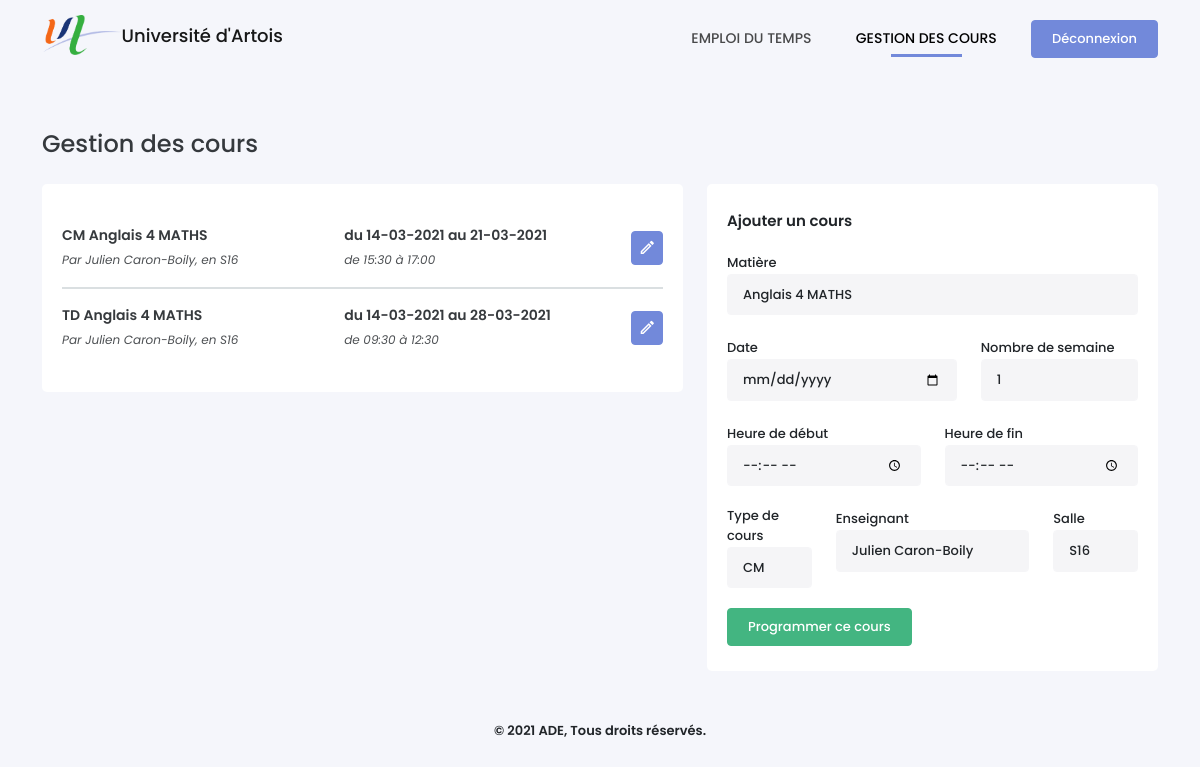
Page /gestion.php (signed in) on the earlier database version.
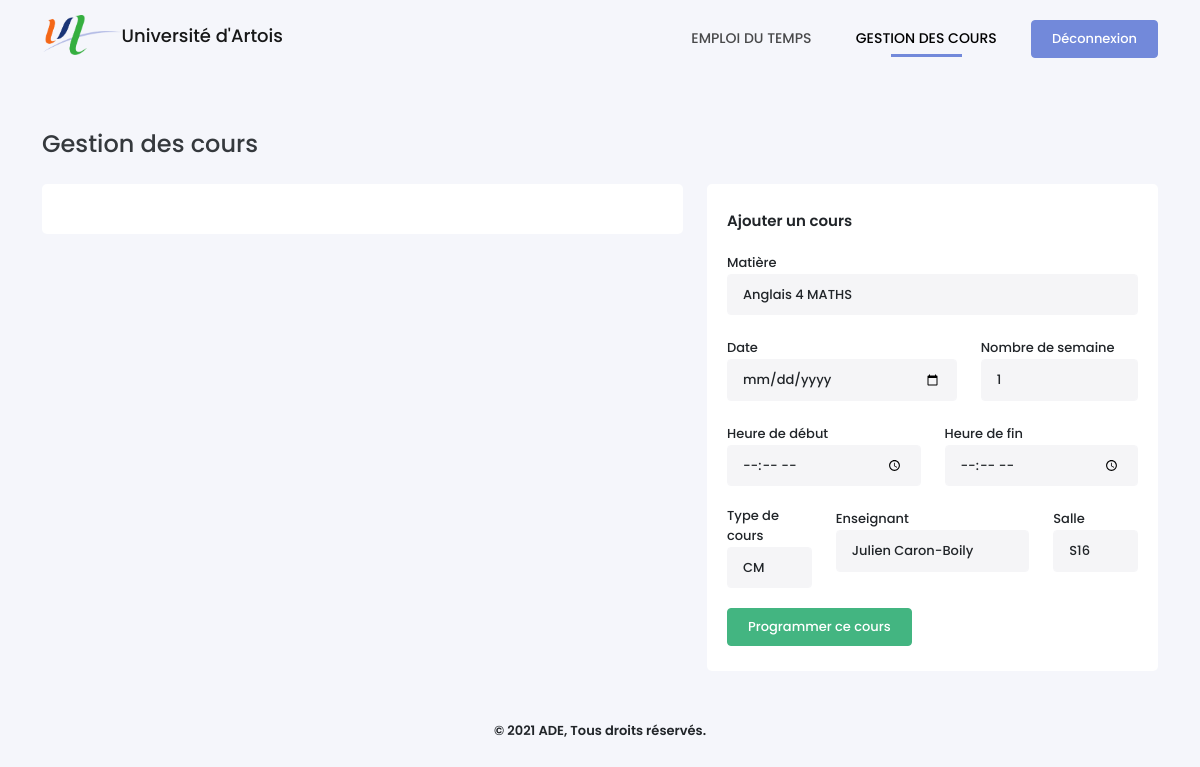
Same page on the later database version.
### tables this page shows
CREATE TABLE Cours (
    CourID INTEGER PRIMARY KEY AUTOINCREMENT,
    DateDebut VARCHAR(30) NOT NULL,
    NbSemaines INTEGER NOT NULL,
    HeureDebut time NOT NULL,
    HeureFin time NOT NULL,
    TypeID INTEGER NOT NULL,
    SalleID INTEGER NOT NULL,
    UsagerID INTEGER NOT NULL,
    MatiereID INTEGER NOT NULL,
    CONSTRAINT cour_type_fk FOREIGN KEY (TypeID) REFERENCES TypeCours(TypeID) ON DELETE CASCADE,
    CONSTRAINT cour_salle_fk FOREIGN KEY (SalleID) REFERENCES Salles(SalleID) ON DELETE CASCADE
    CONSTRAINT cour_enseignant_fk FOREIGN KEY (UsagerID) REFERENCES Usagers(UsagerID) ON DELETE CASCADE,
    CONSTRAINT cour_matiere_fk FOREIGN KEY (MatiereID) REFERENCES Matieres(MatiereID) ON DELETE CASCADE
);

CREATE TABLE TypeCours (
    TypeID INTEGER PRIMARY KEY AUTOINCREMENT,
    NomType VARCHAR NOT NULL
);

CREATE TABLE Matieres (
    MatiereID INTEGER PRIMARY KEY AUTOINCREMENT,
    NomMatiere VARCHAR(25) NOT NULL,
    CouleurMatiere VARCHAR(10) NOT NULL,
    PromotionID INTEGER NOT NULL,
    CONSTRAINT matiere_promo_fk FOREIGN KEY (PromotionID) REFERENCES Promotions(PromotionID) ON DELETE CASCADE
);

CREATE TABLE Usagers (
    UsagerID VARCHAR(30) PRIMARY KEY NOT NULL,
    MotDePasse VARCHAR(255) NOT NULL,
    Nom VARCHAR(15) NOT NULL,
    Prenom VARCHAR(20) NOT NULL,
    RangID INTEGER NOT NULL,
    CONSTRAINT usager_rang_fk FOREIGN KEY (RangID) REFERENCES Rangs(RangID) ON DELETE CASCADE
);

CREATE TABLE Salles (
    SalleID INTEGER PRIMARY KEY AUTOINCREMENT,
    NomSalle VARCHAR NOT NULL
);

### gestion.php (the view, shortened to what this page needs)
<?php
require_once('./src/Planning/FormEvent.php');
$last_search = isset($_GET['search']) ? $_GET['search'] : ' ';
?>
<!DOCTYPE html>
<html lang="fr-FR">
<head>
    <link type="text/css" rel="stylesheet" href="./assets/css/icons.min.css">
    <link type="text/css" rel="stylesheet" href="./assets/css/bootstrap.min.css">
    <link type="text/css" rel="stylesheet" href="./assets/css/style.css">
</head>
<body>
    <?php require_once('./views/header.php') ?>
    <div class="container">
        <h4>Gestion des cours</h4>
        <div class="row">
            <div class="col-md-7">
                <div class="box-content">
                    <?php
                    $where = 'WHERE NomMatiere LIKE \'%'. $last_search.'%\'';
                    if($_SESSION['rang'] == 2)  $where = 'WHERE UsagerID ="'. $_SESSION['id'] . '" AND NomMatiere LIKE \'%'. $last_search.'%\'';
                    $sCours = $bdd->query('SELECT * FROM Cours INNER JOIN Matieres USING(MatiereID), TypeCours USING(TypeID), Usagers USING(UsagerID), Promotions USING(PromotionID), Salles USING(SalleID) '.$where.' ORDER BY DateDebut DESC, HeureDebut DESC');
                    while($aCours = $sCours->fetch()) { ?>
                        <div class="list-items d-flex flex-row align-items-center justify-content-between">
                            <div class="item-info">
                                <p><?= $aCours['NomType'] ?> <?= $aCours['NomMatiere'] ?></p>
                                <span>Par <?= htmlspecialchars($aCours['Prenom']) ?> <?= htmlspecialchars($aCours['Nom']) ?>, en <?= htmlspecialchars($aCours['NomSalle']) ?></span>
                            </div>
                            <div class="item-info">
                                <p>du <?= date('d-m-Y', $aCours['DateDebut']) ?> au <?= date('d-m-Y', ($aCours['DateDebut'] + ($aCours['NbSemaines'] * 604800))) ?></p>
                                <span>de  <?= $aCours['HeureDebut'] ?> à <?= $aCours['HeureFin'] ?></span>
                            </div>
                            <a href="?courID=<?= $aCours['CourID'] ?>" class="btn btn-primary"><i class="mdi mdi-pencil-outline"></i></a>
                        </div>
                    <?php } ?>
                </div>
            </div>
            <div class="col-md-5">
                <div class="box-content">
                    <?php
                    if(empty($_GET['courID'])) {?>
                    <div class="content-title">Ajouter un cours</div>
                    <form method="POST" id="form_addEvent">
                        <div class="row">
                            <div class="form-group">
                                <label for="matter">Matière</label>
                                <select name="matter" id="" class="form-control">
                                    <?php
                                    $option = '';
                                    if($_SESSION['rang'] == 2) {
                                        $option = 'INNER JOIN Enseigne ON Matieres.MatiereID = Enseigne.MatiereID AND UsagerID = "'.$_SESSION['id'].'"';
                                    }
                                    $sMatieres = $bdd->query('SELECT * FROM Matieres '.$option. ' ORDER BY NomMatiere');
                                    while($aMatieres = $sMatieres->fetch()) {
                                        echo '<option value="'.$aMatieres['MatiereID'].'">'.htmlspecialchars($aMatieres['NomMatiere']).'</option>';
                                    } ?>
                                </select>
                            </div>
                            <div class="col-md-7 form-group" id="firstdate">
                                <label for="firstdate">Date</label>
                                <input type="date" name="firstdate" class="form-control">
                            </div>
                            <div class="col-md-5 form-group" id="nbweek">
                                <label for="nbweek">Nombre de semaine</label>
                                <input type="number" name="nbweek" class="form-control" value="1">
                            </div>
                            <div class="col-md-6 form-group" id="start">
                                <label for="start">Heure de début</label>
                                <input type="time" name="start" class="form-control">
                            </div>
                            <div class="col-md-6 form-group" id="end">
                                <label for="end">Heure de fin</label>
                                <input type="time" name="end" class="form-control">
                            </div>
                            <div class="col-md-3 form-group">
                                <label for="type">Type de cours</label>
                                <select name="type" class="form-control">
                                    <?php $query = $bdd->query('SELECT * FROM TypeCours');
                                        while ($row = $query->fetch()){
                                            echo '<option value="' . $row['TypeID'].'">' . htmlspecialchars($row['NomType']) . '</option>';
                                        }
                                    ?>
                                </select>
                            </div>
                            <div class="col-md-6 form-group">
                                <label for="user">Enseignant</label>
                                <select name="user" class="form-control">
                                    <?php if($_SESSION['rang'] == 2) {
                                            $sql = 'AND UsagerID = "'.$_SESSION['id'].'"';
                                        } else {
                                            $sql = '';
                                        }
                                        $query = $bdd->query('SELECT * FROM Usagers WHERE RangID = 2 ' . $sql);
                                        while ($row = $query->fetch()){
                                            echo '<option value="' .$row['UsagerID'] .'">' . $row['Prenom'] . ' ' .  $row['Nom'] . '</option>';
                                        }
                                    ?>
                                </select>
                            </div>
                            <div class="col-md-3 form-group">
                                <label for="room">Salle</label>
                                <select name="room" class="form-control">
                                    <?php $query = $bdd->query('SELECT * FROM Salles');
                                        while ($row = $query->fetch()){
                                            echo '<option value="' . $row['SalleID'].'">' . $row['NomSalle'] . '</option>';
                                        }
                                    ?>
                                </select>
                            </div>
                        </div>
                        <input type="submit" name="add_event" value="Programmer ce cours" class="btn btn-success">
                    </form>
                    <?php } ?>
                </div>
            </div>
        </div>
    </div>
    <?php require_once('./views/footer.php') ?>
</body>
</html>

### views/header.php
<header>
    <div class="container">
        <div class="logo">
            <a href="./"><img src="./assets/img/logo.png" alt="logo"><span>Université d'Artois</span></a>
        </div>
        <nav>
            <ul>
                <li <?= (basename($_SERVER['PHP_SELF']) == 'index.php') ? 'class="active"' : null ?>>
                    <a href="./"> Emploi du temps</a>
                </li>
                <?php if($_SESSION['rang'] > 1) { ?>
                <li <?= (basename($_SERVER['PHP_SELF']) == 'gestion.php') ? 'class="active"' : null ?>>
                    <a href="./gestion"> Gestion des cours</a>
                </li>
                <?php } if($_SESSION['rang'] > 2) { ?>
                <li <?= (basename($_SERVER['PHP_SELF']) == 'admin.php') ? 'class="active"' : null ?>>
                    <a href="./admin">Administration</a>
                </li>
                <?php } ?>
                <li>
                    <a href="./logout" class="btn btn-primary">Déconnexion</a>
                </li>
            </ul>
        </nav>
    </div>
</header>

### views/footer.php
<footer>
    <p>© 2021 ADE, Tous droits réservés.</p>
</footer>

### assets/css/style.css (style rules this page uses)
* { box-sizing: border-box; outline: none; -webkit-tap-highlight-color: rgba(0, 0, 0, 0); }
body { font-family: Poppins, sans-serif; background-color: #F5F6FB; margin: 0; padding: 0; }
header { width: 100%; height: 80px; margin-bottom: 50px; }
.logo a { float: left; margin-top: 15px; text-decoration: none; }
.logo img { height: 40px; }
.logo a span { color: #000; vertical-align: middle; opacity: .9; font-size: 18px; font-weight: 500; }
nav { float: right; padding: 20px 0; }
nav ul { padding: 0; margin: 0; list-style: none; position: relative; }
nav ul li { display: inline-block; margin-left: 20px; }
nav a { display: block; padding: 0 10px; color: #000; opacity: .7; text-transform: uppercase; font-weight: 500; font-size: 14px; text-decoration: none; }
nav ul li.active a { opacity: 1; }
nav ul li a::after { content: ''; width: 50%; display: block; margin: 5px auto; border-bottom: 3px solid transparent; }
nav ul li.active a::after { border-color: #7289DA; }
nav a.btn { display: flex; opacity: 1; font-size: 13px; padding: 8px 20px; text-transform: unset; }
footer { text-align: center; margin: 20px auto; font-weight: 600; font-size: 13px; }
.container { min-width: 80%; }
.container h4 { opacity: .9; margin-bottom: 25px; }
.btn { font-weight: 500; font-size: 13px; padding: 8px 20px; }
.btn-primary { background-color: #7289DA; border-color: #7289DA; }
.btn-success { background-color: #43B581; border-color: #43B581; }
.box-content { position: relative; width: 100%; padding: 25px 20px; background-color: #fff; border-radius: 5px; margin-bottom: 30px; }
.box-content::after { content: ''; clear: both; display: table; }
.content-title { font-size: 15px; display: inline-block; position: relative; font-weight: 600; height: 40px; }
.form-group { margin-bottom: 20px; position: relative; min-height: 60px; }
label { font-size: 13px; font-weight: 500; }
.form-control, .form-control:focus { background-color: #F5F5F7; border-color: #F5F5F7; font-size: 13px; font-weight: 500; padding: 10px 15px; }
.list-items { padding: 15px 0; border-bottom: 2px solid #DADFE1; }
.list-items:last-child { border: 0; }
.item-info { line-height: 1.6; flex: 1; }
.list-items p { font-weight: 600; margin-bottom: 0; opacity: .9; font-size: 14px; }
.list-items span { font-size: 12px; font-style: italic; opacity: .8; }
.list-items > .btn { padding: 3px 6px; font-size: 1.1rem; margin-left: 5px; }

Differences in the rows shown:
removed cours: TypeID.NomType "CM", MatiereID.NomMatiere "Anglais 4 MATHS", UsagerID.Prenom "Julien", UsagerID.Nom "Caron-Boily", SalleID.NomSalle "S16", DateDebut "14-03-2021", date('d-m-Y', ($aCours['DateDebut'] + ($aCours['NbSemaines'] * 604800))) "21-03-2021", HeureDebut "15:30", HeureFin "17:00"
removed cours: TypeID.NomType "TD", MatiereID.NomMatiere "Anglais 4 MATHS", UsagerID.Prenom "Julien", UsagerID.Nom "Caron-Boily", SalleID.NomSalle "S16", DateDebut "14-03-2021", date('d-m-Y', ($aCours['DateDebut'] + ($aCours['NbSemaines'] * 604800))) "28-03-2021", HeureDebut "09:30", HeureFin "12:30"
